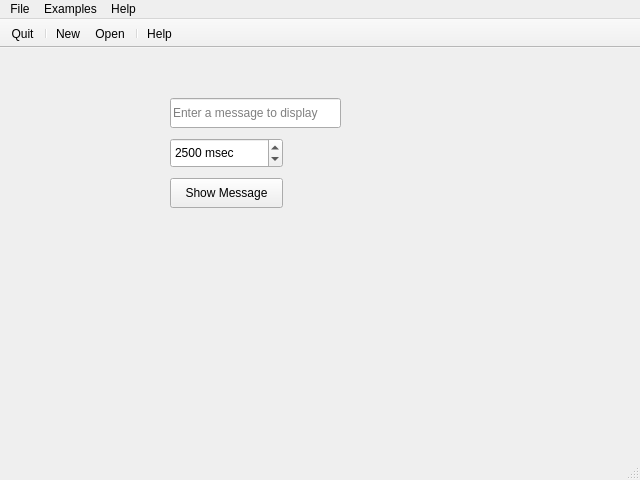
<?xml version="1.0" encoding="UTF-8"?>
<ui version="4.0">
 <class>MainWindow</class>
 <widget class="QMainWindow" name="MainWindow">
  <property name="geometry">
   <rect>
    <x>0</x>
    <y>0</y>
    <width>640</width>
    <height>480</height>
   </rect>
  </property>
  <property name="windowTitle">
   <string>Menu Demo</string>
  </property>
  <widget class="QWidget" name="centralwidget">
   <widget class="QLineEdit" name="ledMessage">
    <property name="geometry">
     <rect>
      <x>170</x>
      <y>50</y>
      <width>171</width>
      <height>30</height>
     </rect>
    </property>
    <property name="placeholderText">
     <string>Enter a message to display</string>
    </property>
   </widget>
   <widget class="QPushButton" name="btnDisplay">
    <property name="geometry">
     <rect>
      <x>170</x>
      <y>130</y>
      <width>113</width>
      <height>30</height>
     </rect>
    </property>
    <property name="text">
     <string>Show Message</string>
    </property>
   </widget>
   <widget class="QSpinBox" name="sbxMsec">
    <property name="geometry">
     <rect>
      <x>170</x>
      <y>90</y>
      <width>113</width>
      <height>30</height>
     </rect>
    </property>
    <property name="suffix">
     <string> msec</string>
    </property>
    <property name="minimum">
     <number>500</number>
    </property>
    <property name="maximum">
     <number>5000</number>
    </property>
    <property name="singleStep">
     <number>500</number>
    </property>
    <property name="value">
     <number>2500</number>
    </property>
   </widget>
  </widget>
  <widget class="QMenuBar" name="menubar">
   <property name="geometry">
    <rect>
     <x>0</x>
     <y>0</y>
     <width>640</width>
     <height>26</height>
    </rect>
   </property>
   <widget class="QMenu" name="menuFile">
    <property name="title">
     <string>File</string>
    </property>
    <addaction name="actionNew"/>
    <addaction name="actionOpen"/>
    <addaction name="separator"/>
    <addaction name="actionQuit"/>
    <addaction name="separator"/>
   </widget>
   <widget class="QMenu" name="menuExamples">
    <property name="title">
     <string>Examples</string>
    </property>
    <widget class="QMenu" name="menuDialog">
     <property name="title">
      <string>Dialog</string>
     </property>
     <widget class="QMenu" name="menuQMessage_Box">
      <property name="title">
       <string>QMessage Box</string>
      </property>
      <addaction name="actioninformation"/>
      <addaction name="actionwarning"/>
      <addaction name="actioncritical"/>
      <addaction name="actionquestion"/>
     </widget>
     <addaction name="menuQMessage_Box"/>
     <addaction name="actionQImputDialog"/>
     <addaction name="actionQFileDialog"/>
    </widget>
    <addaction name="menuDialog"/>
    <addaction name="actionSimple_Widgets"/>
    <addaction name="actionLayouts"/>
    <addaction name="actionAdvanced_Widgets"/>
   </widget>
   <widget class="QMenu" name="menuHelp">
    <property name="title">
     <string>Help</string>
    </property>
    <addaction name="actionHelp"/>
    <addaction name="actionAbout"/>
   </widget>
   <addaction name="menuFile"/>
   <addaction name="menuExamples"/>
   <addaction name="menuHelp"/>
  </widget>
  <widget class="QStatusBar" name="statusbar"/>
  <widget class="QToolBar" name="toolBar">
   <property name="windowTitle">
    <string>toolBar</string>
   </property>
   <property name="movable">
    <bool>false</bool>
   </property>
   <property name="toolButtonStyle">
    <enum>Qt::ToolButtonStyle::ToolButtonIconOnly</enum>
   </property>
   <attribute name="toolBarArea">
    <enum>TopToolBarArea</enum>
   </attribute>
   <attribute name="toolBarBreak">
    <bool>false</bool>
   </attribute>
   <addaction name="actionQuit"/>
   <addaction name="separator"/>
   <addaction name="actionNew"/>
   <addaction name="actionOpen"/>
   <addaction name="separator"/>
   <addaction name="actionHelp"/>
  </widget>
  <action name="actionNew">
   <property name="icon">
    <iconset>
     <normaloff>../../../Downloads/pyqt5/fotos/add-file.png</normaloff>../../../Downloads/pyqt5/fotos/add-file.png</iconset>
   </property>
   <property name="text">
    <string>New</string>
   </property>
   <property name="toolTip">
    <string>Click here for a new project</string>
   </property>
   <property name="statusTip">
    <string>New Project</string>
   </property>
   <property name="shortcut">
    <string>Ctrl+N</string>
   </property>
  </action>
  <action name="actionOpen">
   <property name="icon">
    <iconset>
     <normaloff>../../../Downloads/pyqt5/fotos/open-folder.png</normaloff>../../../Downloads/pyqt5/fotos/open-folder.png</iconset>
   </property>
   <property name="text">
    <string>Open</string>
   </property>
   <property name="toolTip">
    <string>Open new project</string>
   </property>
  </action>
  <action name="actionSimple_Widgets">
   <property name="text">
    <string>Simple Widgets</string>
   </property>
  </action>
  <action name="actionLayouts">
   <property name="text">
    <string>Layouts</string>
   </property>
  </action>
  <action name="actionAdvanced_Widgets">
   <property name="text">
    <string>Advanced Widgets</string>
   </property>
  </action>
  <action name="actionQImputDialog">
   <property name="text">
    <string>QImputDialog</string>
   </property>
  </action>
  <action name="actionQFileDialog">
   <property name="text">
    <string>QFileDialog</string>
   </property>
  </action>
  <action name="actioninformation">
   <property name="text">
    <string>information</string>
   </property>
  </action>
  <action name="actionwarning">
   <property name="text">
    <string>warning</string>
   </property>
  </action>
  <action name="actioncritical">
   <property name="text">
    <string>critical</string>
   </property>
  </action>
  <action name="actionquestion">
   <property name="text">
    <string>question</string>
   </property>
  </action>
  <action name="actionQuit">
   <property name="icon">
    <iconset>
     <normaloff>../../../Downloads/pyqt5/fotos/remove.png</normaloff>../../../Downloads/pyqt5/fotos/remove.png</iconset>
   </property>
   <property name="text">
    <string>Quit</string>
   </property>
   <property name="toolTip">
    <string>Quit project</string>
   </property>
  </action>
  <action name="actionHelp">
   <property name="icon">
    <iconset>
     <normaloff>../../../Downloads/pyqt5/fotos/question.png</normaloff>../../../Downloads/pyqt5/fotos/question.png</iconset>
   </property>
   <property name="text">
    <string>Help</string>
   </property>
  </action>
  <action name="actionAbout">
   <property name="text">
    <string>About</string>
   </property>
  </action>
 </widget>
 <resources/>
 <connections/>
</ui>
